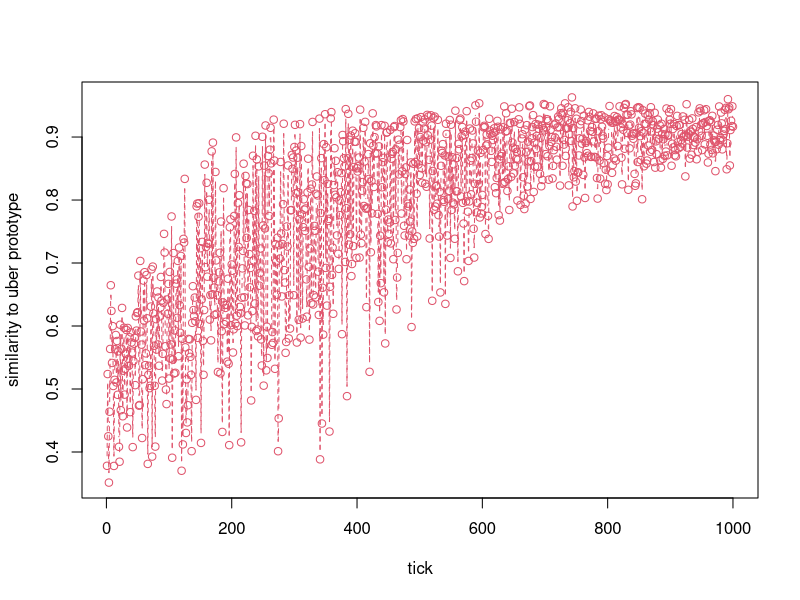

Source code (R):
rm(list=ls())
#PROTOTYPE ANALYSIS AND FEATURE EXTRACTION
prototypes <- read.table("../prototypes_0.txt")
uber.proto <- prototypes[1,2:length(prototypes[1,])]
no.features <- length(uber.proto)
no.agents <- length(prototypes[,1])-1

#HISTORY DATA ANALYSIS
d.0 <- read.table("../history_0.txt",skip=2)
#REMOVE t0
outputs <- d.0[(no.agents+1):length(d.0[,1]),
               (4+no.features+1):(4+no.features+1+no.features-1)]

csim <- function(x1){
    x <- as.numeric(x1)
    y <- as.numeric(uber.proto)
    c <- x %*% y / sqrt(x%*%x * y%*%y)
    return(c)
}

d.sim <- apply(outputs,1,csim)

plot(d.sim,col=2,type="b",lty=2,
     xlab="tick",ylab="similarity to uber prototype")

#EOF
